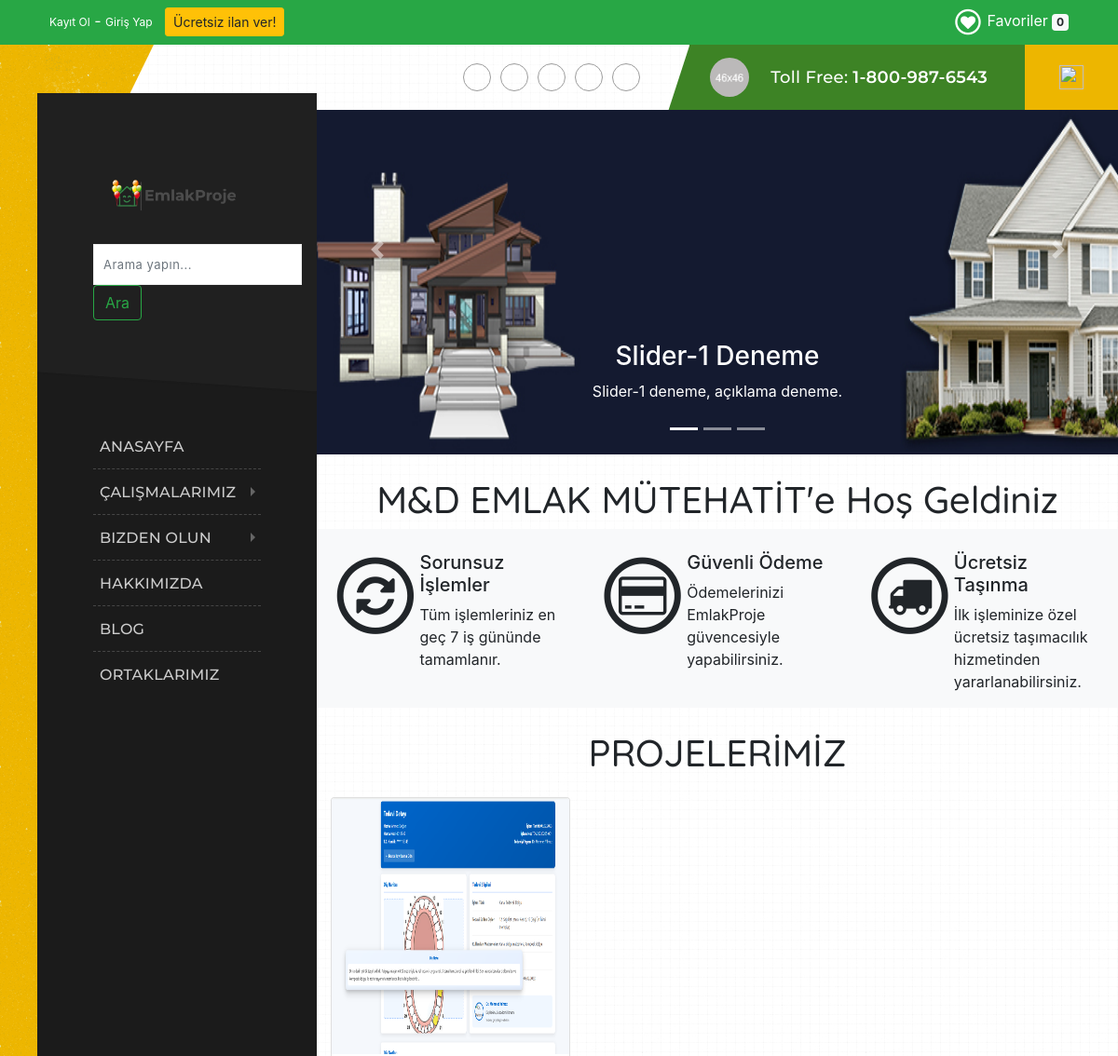
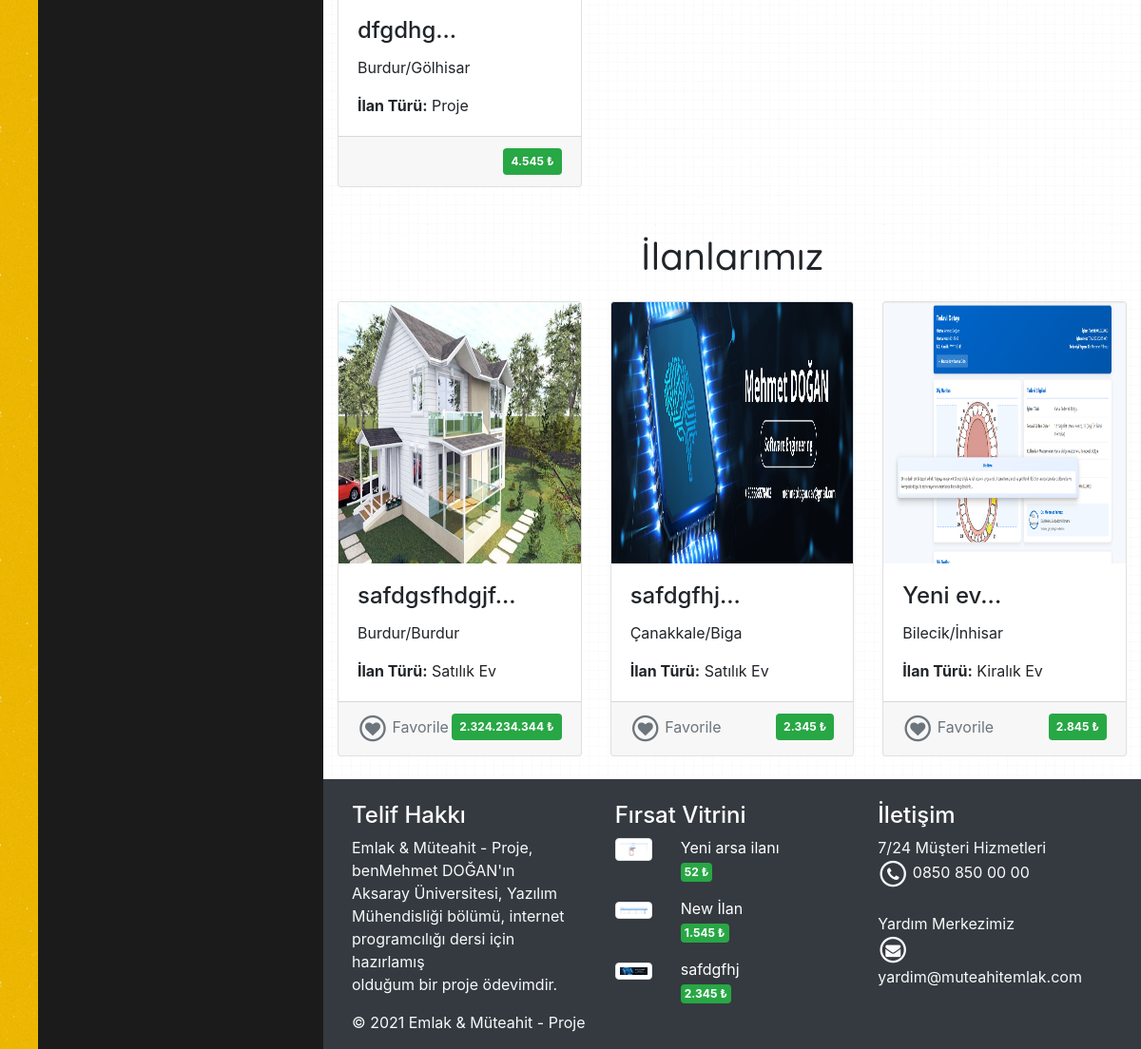
The page / on the database its author committed (2 pictures, top to bottom).
### tables this page shows
CREATE TABLE `logo` (
  `logo_id` int NOT NULL,
  `logo_aciklama` varchar(50) NOT NULL,
  `logo_baglanti` varchar(500) NOT NULL,
  `logo_k_durum` int NOT NULL
);

CREATE TABLE `slider` (
  `slider_id` int NOT NULL,
  `slider_baslik` varchar(50) NOT NULL,
  `slider_aciklama` varchar(100) NOT NULL,
  `slider_baglanti` varchar(100) NOT NULL,
  `slider_k_durum` varchar(1) NOT NULL
);

CREATE TABLE `projeler` (
  `id` int NOT NULL,
  `urunadi` varchar(128) NOT NULL,
  `il_id` int NOT NULL,
  `ilce_id` int NOT NULL,
  `evarsa_id` int NOT NULL,
  `aciklama` text NOT NULL,
  `fiyat` double NOT NULL,
  `giris_tarihi` datetime NOT NULL,
  `dzltm_tarihi` timestamp NOT NULL DEFAULT CURRENT_TIMESTAMP ON UPDATE CURRENT_TIMESTAMP,
  `resim` varchar(128) DEFAULT NULL,
  `resim_iki` varchar(128) NOT NULL,
  `resim_uc` varchar(128) NOT NULL,
  `resim_dort` varchar(128) NOT NULL,
  `kategori_id` int DEFAULT NULL,
  `onay` varchar(1) NOT NULL DEFAULT '0'
);

CREATE TABLE `il` (
  `id` int NOT NULL,
  `sehir` varchar(50) DEFAULT NULL
);

CREATE TABLE `ilce` (
  `id` int NOT NULL,
  `ilce` varchar(55) DEFAULT NULL,
  `il_id` int NOT NULL
);

CREATE TABLE `evarsa` (
  `id` int NOT NULL,
  `ilanTuru` varchar(50) NOT NULL
);

CREATE TABLE `urunler` (
  `id` int NOT NULL,
  `urunadi` varchar(128) NOT NULL,
  `il_id` int NOT NULL,
  `ilce_id` int NOT NULL,
  `evarsa_id` int NOT NULL,
  `aciklama` text NOT NULL,
  `fiyat` double NOT NULL,
  `giris_tarihi` datetime NOT NULL,
  `dzltm_tarihi` timestamp NOT NULL DEFAULT CURRENT_TIMESTAMP ON UPDATE CURRENT_TIMESTAMP,
  `resim` varchar(128) DEFAULT NULL,
  `resim_iki` varchar(128) NOT NULL,
  `resim_uc` varchar(128) NOT NULL,
  `resim_dort` varchar(128) NOT NULL,
  `kategori_id` int DEFAULT NULL,
  `onay` varchar(1) NOT NULL DEFAULT '0'
);

CREATE TABLE `kategoriler` (
  `id` int NOT NULL,
  `kategoriadi` varchar(128) NOT NULL,
  `aciklama` text NOT NULL
);

### index.php (the view, shortened to what this page needs)
<?php include "header.php";
try {
	$sorgu = "SELECT * FROM slider WHERE slider_k_durum='1'";
	$stmt = $con->prepare($sorgu);
	$stmt->execute();
	$sorgu2 = "SELECT * FROM slider WHERE slider_k_durum='2'";
	$stmt2 = $con->prepare($sorgu2);
	$stmt2->execute();
	$sorgu3 = "SELECT * FROM slider WHERE slider_k_durum='3'";
	$stmt3 = $con->prepare($sorgu3);
	$stmt3->execute();
	$sayi = $stmt->rowCount() + $stmt2->rowCount() + $stmt3->rowCount();
	$sayi1 = $stmt->rowCount();
}
catch (PDOException $exception) {
	die('HATA: ' . $exception->getMessage());
}
if ($sayi > 0) {
?>
	<div id="carouselExampleIndicators" class="carousel slide d-none d-sm-block" dataride="carousel">
		<ol class="carousel-indicators">
			<li data-target="#carouselExampleIndicators" data-slide-to="0" class="active"></li>
			<li data-target="#carouselExampleIndicators" data-slide-to="1"></li>
			<li data-target="#carouselExampleIndicators" data-slide-to="2"></li>
		</ol>
		<div class="carousel-inner">
			<?php
			if ($sayi1 > 0) {
				while ($kayit = $stmt->fetch(PDO::FETCH_ASSOC)) {
					extract($kayit);
			?>
					<div class="carousel-item active">
						<img class="d-block w-100" height="370" src="content/images/<?php echo "{$slider_baglanti}"; ?>">
						<div class="carousel-caption d-none d-md-block">
							<h3><?php echo "{$slider_baslik}"; ?></h3>
							<p><?php echo "{$slider_aciklama}"; ?></p>
						</div>
					</div>
				<?php
				}
			}
				?>
		</div>
		<a class="carousel-control-prev" href="#carouselExampleIndicators" role="button" data-slide="prev">
			<span class="carousel-control-prev-icon" aria-hidden="true"></span>
		</a>
		<a class="carousel-control-next" href="#carouselExampleIndicators" role="button" data-slide="next">
			<span class="carousel-control-next-icon" aria-hidden="true"></span>
		</a>
	</div>
<?php
}
else {
	echo "<div class='alert alert-danger'>HATA: Sisteme kayıtlı herhangi bir slider görünmüyor yada geçici bir süreliğine gösterimi durdurulmuş...</div>";
}
?>
<div class="container pt-4">
	<h1 class="text-center baslik">M&D EMLAK MÜTEHATİT'e Hoş Geldiniz</h1>
	<div class="row pt-4 bg-light">
		<div class="col-md-4">
			<div class="row">
				<div class="col-md-4">
					<span class="fa-stack fa-3x">
						<i class="fa fa-circle-thin fa-stack-2x"></i>
						<i class="fa fa-refresh fa-stack-1x"></i>
					</span>
				</div>
				<div class="col-md-8">
					<h5>Sorunsuz İşlemler</h5>
					<p>Tüm işlemleriniz en geç 7 iş gününde tamamlanır.</p>
				</div>
			</div>
		</div>
		<div class="col-md-4">
			<div class="row">
				<div class="col-md-4">
					<span class="fa-stack fa-3x">
						<i class="fa fa-circle-thin fa-stack-2x"></i>
						<i class="fa fa-credit-card fa-stack-1x"></i>
					</span>
				</div>
				<div class="col-md-8">
					<h5>Güvenli Ödeme</h5>
					<p>Ödemelerinizi EmlakProje güvencesiyle yapabilirsiniz.</p>
				</div>
			</div>
		</div>
		<div class="col-md-4">
			<div class="row">
				<div class="col-md-4">
					<span class="fa-stack fa-3x">
						<i class="fa fa-circle-thin fa-stack-2x"></i>
						<i class="fa fa-truck fa-stack-1x"></i>
					</span>
				</div>
				<div class="col-md-8">
					<h5>Ücretsiz Taşınma</h5>
					<p>İlk işleminize özel ücretsiz taşımacılık hizmetinden yararlanabilirsiniz.</p>
				</div>
			</div>
		</div>
	</div>
	<h1 class="text-center baslik pt-4 pb-3">PROJELERİMİZ</h1>
	<div class="row">
		<?php
		include 'config/vtabani.php';
		$sorgu = 'SELECT projeler.*, il.sehir, ilce.ilce, evarsa.ilanTuru, kategoriler.kategoriadi
FROM projeler
LEFT JOIN il ON projeler.il_id=il.id
LEFT JOIN ilce ON projeler.ilce_id=ilce.id
LEFT JOIN evarsa ON projeler.evarsa_id=evarsa.id
LEFT JOIN kategoriler ON projeler.kategori_id=kategoriler.id
WHERE onay="1"
ORDER BY giris_tarihi desc LIMIT 0,3';
		$stmt = $con->prepare($sorgu);
		$stmt->execute();
		$veri = $stmt->fetchAll(PDO::FETCH_ASSOC);
		foreach ($veri as $kayit) { ?>
			<div class="col-md-4 mb-4">
				<div class="card">
					<a style="text-decoration:none; color:#212529;" href="projedetay.php?id=<?php echo $kayit['id'] ?>">
						<?php echo $kayit['resim'] ? "<img src='content/images/" . $kayit['resim'] . "' alt='" . $kayit['urunadi'] . "' style='width:100%;height:275px' class='card-img-top' />" : "<img src='content/images/gorsel-yok.jpg' style='width:100%;height:275px' class='card-img-top' />"; ?>
						<div class="card-body">
							<h4 class="card-title"><?php echo mb_substr($kayit['urunadi'], '0', '25', 'UTF-8') . "..."; ?></h4>
							<p class="card-text"><?php echo $kayit['sehir'] . "/" . $kayit['ilce'] ?></p>
							<p class="card-text"><?php echo "<b>İlan Türü:</b> " . $kayit['kategoriadi'] . " " . $kayit['ilanTuru'] ?></p>
						</div>
					</a>
					<div class="card-footer text-muted">
						<span class="badge badge-success p-2 float-right">
							<?php echo number_format($kayit['fiyat'], 0, ',', '.'); ?> &#8378;</span>
					</div>
				</div>
			</div>
		<?php }
		?>
	</div>
 <h1 class="text-center baslik pt-4 pb-3">İlanlarımız</h1>
 <div class="row">
		<?php
		include 'config/vtabani.php';
		$sorgu = 'SELECT urunler.*, il.sehir, ilce.ilce, evarsa.ilanTuru, kategoriler.kategoriadi
FROM urunler
LEFT JOIN il ON urunler.il_id=il.id
LEFT JOIN ilce ON urunler.ilce_id=ilce.id
LEFT JOIN evarsa ON urunler.evarsa_id=evarsa.id
LEFT JOIN kategoriler ON urunler.kategori_id=kategoriler.id
WHERE onay="1"
ORDER BY giris_tarihi desc LIMIT 0,3';
		$stmt = $con->prepare($sorgu);
		$stmt->execute();
		$veri = $stmt->fetchAll(PDO::FETCH_ASSOC);
		foreach ($veri as $kayit) { ?>
			<div class="col-md-4 mb-4">
				<div class="card">
					<a style="text-decoration:none; color:#212529;" href="projedetay.php?id=<?php echo $kayit['id'] ?>">
						<?php echo $kayit['resim'] ? "<img src='content/images/" . $kayit['resim'] . "' alt='" . $kayit['urunadi'] . "' style='width:100%;height:275px' class='card-img-top' />" : "<img src='content/images/gorsel-yok.jpg' style='width:100%;height:275px' class='card-img-top' />"; ?>
						<div class="card-body">
							<h4 class="card-title"><?php echo mb_substr($kayit['urunadi'], '0', '25', 'UTF-8') . "..."; ?></h4>
							<p class="card-text"><?php echo $kayit['sehir'] . "/" . $kayit['ilce'] ?></p>
							<p class="card-text"><?php echo "<b>İlan Türü:</b> " . $kayit['kategoriadi'] . " " . $kayit['ilanTuru'] ?></p>
						</div>
					</a>
					<div class="card-footer text-muted">
						<a href="#" class="text-secondary float-left favori-ekle" style="text-decoration:none;" id="<?php echo $kayit['id'] ?>">
							<span class="fa-stack fa-1x">
								<i class="fa fa-circle-thin fa-stack-2x"></i>
								<i class="fa fa-heart fa-stack-1x"></i>
							</span> Favorile
						</a>
						<span class="badge badge-success p-2 float-right">
							<?php echo number_format($kayit['fiyat'], 0, ',', '.'); ?> &#8378;</span>
					</div>
				</div>
			</div>
		<?php }
		?>
	</div>
</div>
<?php include "footer.php"; ?>

### header.php (shortened to what this page needs)
<?php
include 'config/vtabani.php';
try {
	$sorgu = "SELECT logo_baglanti FROM logo WHERE logo_k_durum=1";
	$stmt = $con->prepare($sorgu);
	$stmt->execute();
	$kayit = $stmt->fetch(PDO::FETCH_ASSOC);
	$logo_baglanti = $kayit['logo_baglanti'];
}
catch (PDOException $exception) {
	die('HATA: ' . $exception->getMessage());
}
?>
<!DOCTYPE html>
<html lang="en">
<head>
	<link rel="stylesheet" type="text/css" href="content/css/fontello.css" />
	<link rel="stylesheet" type="text/css" href="content/css/skeleton.css" />
	<link rel="stylesheet" type="text/css" href="content/css/plugins.css" />
	<link rel="stylesheet" type="text/css" href="content/css/base.css" />
	<link rel="stylesheet" type="text/css" href="content/css/main-header.css" />
	<link rel="stylesheet" href="https://stackpath.bootstrapcdn.com/bootstrap/4.1.3/css/bootstrap.min.css">
	<link rel="stylesheet" href="content/css/font-awesome-4.7.0/css/font-awesome.min.css">
	<link rel="stylesheet" type="text/css" href="content/css/style.css">
</head>
<body>
	<div class="container-fluid bg-success" style="z-index:50; position:relative !important;">
		<div class="container">
			<div class="row p-2">
				<div class="col-md-8">
					<div class="text-white">
						<?php if (!isset($_SESSION["kullanici_loginkey"]) || empty($_SESSION["kullanici_loginkey"])) { ?>
							<a class="link1" style="font-size:12px; z-index: 50 !important;" href="kayit.php">Kayıt Ol</a> - <a class="link1" style="font-size:12px; z-index: 50 !important;" href="giris.php">Giriş Yap</a>
							<a class="btn btn-warning btn-sm" href="kayit.php?islem=girisYokilanver" role="button">Ücretsiz ilan ver!</a>
						<?php } ?>
					</div>
				</div>
				<div class="col-md-4 text-right text-white">
					<a class="link1" href="favorilerim.php">
						<span class="fa-stack fa-1x">
							<i class="fa fa-circle-thin fa-stack-2x"></i>
							<i class="fa fa-heart fa-stack-1x"></i>
						</span> Favoriler
						<span class="badge badge-light" id="urun-sayisi">
							<?php
							if (isset($_SESSION['favori']) || !empty($_SESSION['favori'])) {
								$urun_sayisi = count($_SESSION['favori']);
								echo $urun_sayisi;
							} else {
								echo 0;
							}
							?>
						</span>
					</a>
				</div>
			</div>
		</div>
	</div>
	<div class="buildify_tm_mainbg">
	</div>
	<div class="buildify_tm_wrapper_all">
		<div class="buildify_tm_wrapper">
			<div class="buildify_tm_leftpart_wrap">
				<div class="buildify_tm_menubar">
					<div class="menu_logo">
						<a href="index.php">
							<img src="content/images/<?php echo $logo_baglanti; ?>" alt="Logo" style="width:150px; position:relative;">
						</a><br>
						<form class="form-inline my-2 my-lg-0" action="urunler.php" method="get" name="form_ara">
							<input class="form-control mr-sm-2" type="search" placeholder="Arama yapın..." aria-label="Ara" name="aranan">
							<button class="btn btn-outline-success my-2 my-sm-0" type="submit">Ara</button>
						</form>
					</div>
					<div class="buildify_tm_menubar_in">
						<div class="buildify_tm_menubar_content">
							<div class="menu_nav">
								<div class="menu_nav_in">
									<div class="menu_nav_content scrollable">
										<ul class="vert_nav">
											<li><a href="index.php">Anasayfa </a></li>
											<li class="active1">
												<a href="#">Çalışmalarımız</a>
											</li>
											<li class="active1">
												<a href="#">Bizden Olun</a>
											</li>
											<li><a href="hakkimizda.php">Hakkımızda</a></li>
											<li><a href="blog.php">Blog</a></li>
											<li><a href="Ortaklarımız.php">Ortaklarımız</a></li>
										</ul>
									</div>
								</div>
							</div>
						</div>
					</div>
				</div>
			</div>
			<div class="buildify_tm_rightpart_wrap">
				<div class="buildify_tm_rightpart">
					<div class="buildify_tm_content_wrap">
						<div class="buildify_tm_content">
							<div class="buildify_tm_topbar_info">
								<div class="buildify_tm_connection">
									<div class="phone_numb">
										<div class="phone_numb_in">
											<img src="img/call.png" alt="" />
											<p>Toll Free: <span>1-800-987-6543</span></p>
										</div>
									</div>
									<div class="send_msg">
										<a href="mesajlarim.php">
											<img class="svg" src="img/svg/message2.svg" alt="" />
										</a>
									</div>
								</div>
								<div class="buildify_tm_social_list">
									<ul>
										<li><a href="#"><i class="xcon-facebook"></i></a></li>
										<li><a href="#"><i class="xcon-twitter"></i></a></li>
										<li><a href="#"><i class="xcon-instagram"></i></a></li>
										<li><a href="#"><i class="xcon-pinterest"></i></a></li>
										<li><a href="#"><i class="xcon-gplus"></i></a></li>
									</ul>
								</div>
							</div>

### footer.php (shortened to what this page needs)
<link rel="stylesheet" href="content/css/font-awesome-4.7.0/css/font-awesome.min.css">
<div class="container-fluid bg-dark">
	<div class="container pt-4">
		<div class="row">
			<div class="col-md-4">
				<h4 class="text-white">Telif Hakkı</h4>
				<p class="text-light">Emlak & Müteahit - Proje, benMehmet DOĞAN'ın<br />
					Aksaray Üniversitesi, Yazılım<br />
					Mühendisliği bölümü, internet<br />
					programcılığı dersi için hazırlamış<br />
					olduğum bir proje ödevimdir.
				<p class="text-light">
					© 2021 Emlak & Müteahit - Proje</p>
				</p>
			</div>
			<div class="col-md-4">
				<h4 class="text-white">Fırsat Vitrini</h4>
				<?php
				include 'config/vtabani.php';
				$sorgu = 'SELECT id, urunadi, fiyat, resim FROM urunler WHERE onay="1" ORDER BY fiyat LIMIT 0,3';
				$stmt = $con->prepare($sorgu);
				$stmt->execute();
				$veri = $stmt->fetchAll(PDO::FETCH_ASSOC);
				foreach ($veri as $kayit) { ?>
					<div class="row mb-3">
						<div class="col-md-3">
							<?php echo $kayit['resim'] ? "<img src='content/images/" . $kayit['resim'] . "' alt='" . $kayit['urunadi'] . "' class='img-fluid
img-thumbnail' />" : "<img src='content/images/gorsel-yok.jpg' class='img-fluid img-thumbnail' />"; ?>
						</div>
						<div class="col-md-9">
							<a href="urundetay.php?id=<?php echo $kayit['id'] ?>" class="link1">
								<p class="firsat"><?php echo $kayit['urunadi'] ?></p>
							</a>
							<span class="badge badge-success p-1">
								<?php echo number_format($kayit['fiyat'], 0, ',', '.'); ?> &#8378;</span>
						</div>
					</div>
				<?php }
				?>
			</div>
			<div class="col-md-4">
				<h4 class="text-white">İletişim</h4>
				<p class="text-light">
					7/24 Müşteri Hizmetleri<br />
					<span class="fa-stack fa-1x">
						<i class="fa fa-circle-thin fa-stack-2x"></i>
						<i class="fa fa-phone fa-stack-1x"></i>
					</span> 0850 850 00 00
					<br /><br />
					Yardım Merkezimiz<br />
					<span class="fa-stack fa-1x">
						<i class="fa fa-circle-thin fa-stack-2x"></i>
						<i class="fa fa-envelope fa-stack-1x"></i>
					</span> yardim@muteahitemlak.com
				</p>
			</div>
		</div>
	</div>
</div>
</body>
</html>

### rows shown on the page
logo: logo_baglanti (picture)
slider: slider_baglanti (picture), slider_baslik "Slider-1 Deneme", slider_aciklama "Slider-1 deneme, açıklama deneme."
projeler: resim (picture), urunadi "dfgdhg", il.sehir "Burdur", ilce.ilce "Gölhisar", evarsa.ilanTuru "Proje", fiyat "4.545"
urunler: resim (picture), urunadi "safdgsfhdgjf", il.sehir "Burdur", ilce.ilce "Burdur", kategori.kategoriadi "Satılık", evarsa.ilanTuru "Ev", fiyat "2.324.234.344"
urunler: resim (picture), urunadi "safdgfhj", il.sehir "Çanakkale", ilce.ilce "Biga", kategori.kategoriadi "Satılık", evarsa.ilanTuru "Ev", fiyat "2.345"
urunler: resim (picture), urunadi "Yeni ev", il.sehir "Bilecik", ilce.ilce "İnhisar", kategori.kategoriadi "Kiralık", evarsa.ilanTuru "Ev", fiyat "2.845"
urunler: resim (picture), urunadi "Yeni arsa ilanı", fiyat "52"
urunler: resim (picture), urunadi "New İlan", fiyat "1.545"

### other values the page prints
$urun_sayisi "0"
